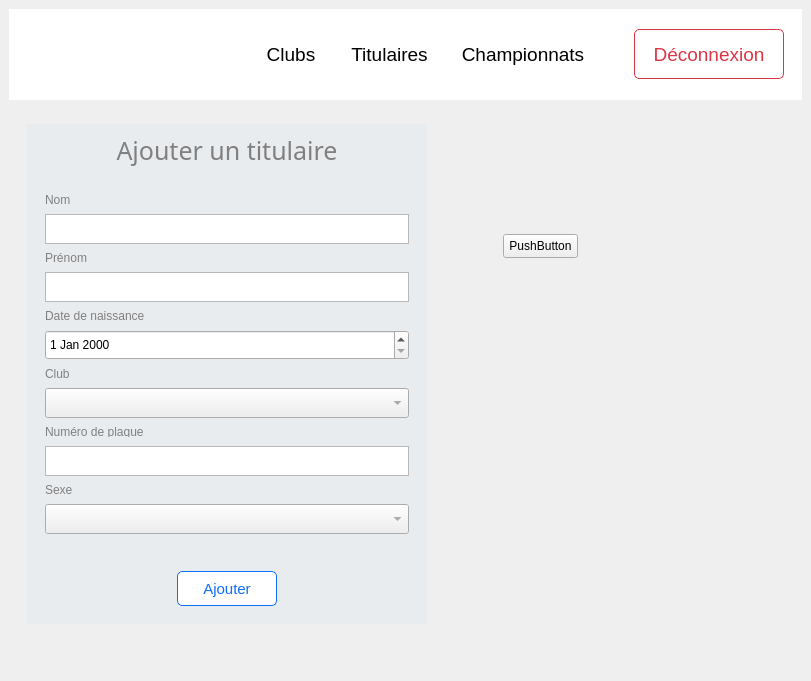
<?xml version="1.0" encoding="UTF-8"?>
<ui version="4.0">
 <class>MainWindow</class>
 <widget class="QMainWindow" name="MainWindow">
  <property name="geometry">
   <rect>
    <x>0</x>
    <y>0</y>
    <width>811</width>
    <height>681</height>
   </rect>
  </property>
  <property name="sizePolicy">
   <sizepolicy hsizetype="Fixed" vsizetype="Fixed">
    <horstretch>0</horstretch>
    <verstretch>0</verstretch>
   </sizepolicy>
  </property>
  <property name="windowTitle">
   <string>Ufolep - BMX Race</string>
  </property>
  <property name="styleSheet">
   <string notr="true">#MainWindow {
	margin: 0px;
padding! 0px
}</string>
  </property>
  <widget class="QWidget" name="centralwidget">
   <layout class="QVBoxLayout" name="verticalLayout">
    <item>
     <widget class="QWidget" name="widHeader" native="true">
      <property name="maximumSize">
       <size>
        <width>16777215</width>
        <height>100</height>
       </size>
      </property>
      <property name="styleSheet">
       <string notr="true">* {
	background-color: white;
}

/*boutons :*/
#wButtons {
	max-width: 400px;
}

#btnClubs {
	max-width: 80px;

}
#btnTitulaires {
	max-width: 105px;
}
#btnChampoinnat {
	max-width: 150px;
}

#btnDeconnexion {
	color: #dc3545;
	border: 1px solid #dc3545;
	border-radius:5px;
}

#btnDeconnexion:hover {
	background-color: #dc3545;
	color: white;
}</string>
      </property>
      <layout class="QHBoxLayout" name="horizontalLayout">
       <item>
        <widget class="QWidget" name="widLogo" native="true">
         <property name="maximumSize">
          <size>
           <width>230</width>
           <height>16777215</height>
          </size>
         </property>
         <layout class="QVBoxLayout" name="verticalLayoutLogo">
          <item>
           <widget class="QLabel" name="lblLogo">
            <property name="sizePolicy">
             <sizepolicy hsizetype="Preferred" vsizetype="Preferred">
              <horstretch>0</horstretch>
              <verstretch>0</verstretch>
             </sizepolicy>
            </property>
            <property name="minimumSize">
             <size>
              <width>200</width>
              <height>55</height>
             </size>
            </property>
            <property name="autoFillBackground">
             <bool>false</bool>
            </property>
            <property name="styleSheet">
             <string notr="true"/>
            </property>
            <property name="text">
             <string/>
            </property>
            <property name="pixmap">
             <pixmap>../img/logo.svg</pixmap>
            </property>
            <property name="scaledContents">
             <bool>true</bool>
            </property>
           </widget>
          </item>
         </layout>
        </widget>
       </item>
       <item>
        <widget class="QWidget" name="widButtons" native="true">
         <layout class="QHBoxLayout" name="horizontalLayout_2">
          <item>
           <widget class="QPushButton" name="btnClubs">
            <property name="sizePolicy">
             <sizepolicy hsizetype="Minimum" vsizetype="Preferred">
              <horstretch>0</horstretch>
              <verstretch>0</verstretch>
             </sizepolicy>
            </property>
            <property name="minimumSize">
             <size>
              <width>80</width>
              <height>0</height>
             </size>
            </property>
            <property name="font">
             <font>
              <pointsize>14</pointsize>
             </font>
            </property>
            <property name="cursor">
             <cursorShape>PointingHandCursor</cursorShape>
            </property>
            <property name="toolTip">
             <string>&lt;html&gt;&lt;head/&gt;&lt;body&gt;&lt;p&gt;&lt;span style=&quot; font-size:12pt;&quot;&gt;Club&lt;/span&gt;&lt;/p&gt;&lt;/body&gt;&lt;/html&gt;</string>
            </property>
            <property name="styleSheet">
             <string notr="true">color: rgba(0, 0, 0, .55);
border: none;</string>
            </property>
            <property name="text">
             <string>Clubs</string>
            </property>
           </widget>
          </item>
          <item>
           <widget class="QPushButton" name="btnTitulaires">
            <property name="sizePolicy">
             <sizepolicy hsizetype="Minimum" vsizetype="Preferred">
              <horstretch>0</horstretch>
              <verstretch>0</verstretch>
             </sizepolicy>
            </property>
            <property name="minimumSize">
             <size>
              <width>105</width>
              <height>0</height>
             </size>
            </property>
            <property name="maximumSize">
             <size>
              <width>105</width>
              <height>16777215</height>
             </size>
            </property>
            <property name="font">
             <font>
              <pointsize>14</pointsize>
             </font>
            </property>
            <property name="cursor">
             <cursorShape>PointingHandCursor</cursorShape>
            </property>
            <property name="styleSheet">
             <string notr="true">color: rgba(0, 0, 0, .55);
cursor: pointer;
border: none;</string>
            </property>
            <property name="text">
             <string>Titulaires</string>
            </property>
           </widget>
          </item>
          <item>
           <widget class="QPushButton" name="btnChampionnats">
            <property name="sizePolicy">
             <sizepolicy hsizetype="Minimum" vsizetype="Preferred">
              <horstretch>0</horstretch>
              <verstretch>0</verstretch>
             </sizepolicy>
            </property>
            <property name="minimumSize">
             <size>
              <width>150</width>
              <height>0</height>
             </size>
            </property>
            <property name="maximumSize">
             <size>
              <width>150</width>
              <height>16777215</height>
             </size>
            </property>
            <property name="font">
             <font>
              <pointsize>14</pointsize>
             </font>
            </property>
            <property name="cursor">
             <cursorShape>PointingHandCursor</cursorShape>
            </property>
            <property name="styleSheet">
             <string notr="true">color: rgba(0, 0, 0, .55);
cursor: pointer;
border: none;</string>
            </property>
            <property name="text">
             <string>Championnats</string>
            </property>
           </widget>
          </item>
         </layout>
        </widget>
       </item>
       <item alignment="Qt::AlignRight">
        <widget class="QWidget" name="widDeconnexion" native="true">
         <layout class="QVBoxLayout" name="verticalLayoutDeconnexion">
          <item>
           <widget class="QPushButton" name="btnDeconnexion">
            <property name="sizePolicy">
             <sizepolicy hsizetype="Minimum" vsizetype="Preferred">
              <horstretch>0</horstretch>
              <verstretch>0</verstretch>
             </sizepolicy>
            </property>
            <property name="minimumSize">
             <size>
              <width>150</width>
              <height>50</height>
             </size>
            </property>
            <property name="maximumSize">
             <size>
              <width>150</width>
              <height>50</height>
             </size>
            </property>
            <property name="font">
             <font>
              <pointsize>14</pointsize>
             </font>
            </property>
            <property name="cursor">
             <cursorShape>PointingHandCursor</cursorShape>
            </property>
            <property name="autoFillBackground">
             <bool>false</bool>
            </property>
            <property name="styleSheet">
             <string notr="true"/>
            </property>
            <property name="text">
             <string>Déconnexion</string>
            </property>
           </widget>
          </item>
         </layout>
        </widget>
       </item>
      </layout>
     </widget>
    </item>
    <item>
     <widget class="QWidget" name="widBody" native="true">
      <property name="maximumSize">
       <size>
        <width>16777215</width>
        <height>16777215</height>
       </size>
      </property>
      <property name="styleSheet">
       <string notr="true"/>
      </property>
      <layout class="QVBoxLayout" name="verticalLayout_4">
       <item>
        <widget class="QStackedWidget" name="widStacked">
         <property name="styleSheet">
          <string notr="true">#lblAddTitulaire{
	font-weight: 200;
	font-family: open-sans;
	font-size: 25px;
	color: #212529;

}

#tituLeft {
	background-color : #E9ECEF;
}

</string>
         </property>
         <property name="currentIndex">
          <number>1</number>
         </property>
         <widget class="QWidget" name="widClubs">
          <widget class="QPushButton" name="pushButton_2">
           <property name="geometry">
            <rect>
             <x>200</x>
             <y>50</y>
             <width>75</width>
             <height>23</height>
            </rect>
           </property>
           <property name="text">
            <string>non</string>
           </property>
          </widget>
         </widget>
         <widget class="QWidget" name="widTitulaires">
          <layout class="QHBoxLayout" name="horizontalLayout_3">
           <item alignment="Qt::AlignTop">
            <widget class="QWidget" name="tituLeft" native="true">
             <property name="sizePolicy">
              <sizepolicy hsizetype="Preferred" vsizetype="Preferred">
               <horstretch>0</horstretch>
               <verstretch>0</verstretch>
              </sizepolicy>
             </property>
             <property name="minimumSize">
              <size>
               <width>0</width>
               <height>500</height>
              </size>
             </property>
             <property name="maximumSize">
              <size>
               <width>400</width>
               <height>800</height>
              </size>
             </property>
             <property name="layoutDirection">
              <enum>Qt::LeftToRight</enum>
             </property>
             <property name="styleSheet">
              <string notr="true">* {
color: grey;
}</string>
             </property>
             <layout class="QVBoxLayout" name="verticalLayout_8">
              <property name="topMargin">
               <number>0</number>
              </property>
              <item>
               <widget class="QWidget" name="widTitulairesTitle" native="true">
                <property name="styleSheet">
                 <string notr="true">color: black;</string>
                </property>
                <layout class="QVBoxLayout" name="verticalLayout_6">
                 <item>
                  <widget class="QLabel" name="lblAddTitulaire">
                   <property name="maximumSize">
                    <size>
                     <width>16777215</width>
                     <height>100</height>
                    </size>
                   </property>
                   <property name="styleSheet">
                    <string notr="true">color: grey;</string>
                   </property>
                   <property name="text">
                    <string>Ajouter un titulaire</string>
                   </property>
                   <property name="alignment">
                    <set>Qt::AlignCenter</set>
                   </property>
                   <property name="margin">
                    <number>0</number>
                   </property>
                  </widget>
                 </item>
                </layout>
               </widget>
              </item>
              <item>
               <widget class="QWidget" name="widget" native="true">
                <layout class="QVBoxLayout" name="verticalLayout_5">
                 <item>
                  <widget class="QLabel" name="t_lblName">
                   <property name="maximumSize">
                    <size>
                     <width>16777215</width>
                     <height>10</height>
                    </size>
                   </property>
                   <property name="font">
                    <font/>
                   </property>
                   <property name="text">
                    <string>Nom</string>
                   </property>
                  </widget>
                 </item>
                 <item>
                  <widget class="QTextEdit" name="t_txtName">
                   <property name="minimumSize">
                    <size>
                     <width>0</width>
                     <height>30</height>
                    </size>
                   </property>
                   <property name="maximumSize">
                    <size>
                     <width>16777215</width>
                     <height>30</height>
                    </size>
                   </property>
                   <property name="styleSheet">
                    <string notr="true">color: red;
-webkit-text-security: disc; 
</string>
                   </property>
                   <property name="html">
                    <string>&lt;!DOCTYPE HTML PUBLIC &quot;-//W3C//DTD HTML 4.0//EN&quot; &quot;http://www.w3.org/TR/REC-html40/strict.dtd&quot;&gt;
&lt;html&gt;&lt;head&gt;&lt;meta name=&quot;qrichtext&quot; content=&quot;1&quot; /&gt;&lt;meta charset=&quot;utf-8&quot; /&gt;&lt;style type=&quot;text/css&quot;&gt;
p, li { white-space: pre-wrap; }
&lt;/style&gt;&lt;/head&gt;&lt;body style=&quot; font-family:'Segoe UI'; font-size:9pt; font-weight:400; font-style:normal;&quot;&gt;
&lt;p style=&quot;-qt-paragraph-type:empty; margin-top:0px; margin-bottom:0px; margin-left:0px; margin-right:0px; -qt-block-indent:0; text-indent:0px; font-family:'MS Shell Dlg 2'; font-size:8.25pt;&quot;&gt;&lt;br /&gt;&lt;/p&gt;&lt;/body&gt;&lt;/html&gt;</string>
                   </property>
                   <property name="placeholderText">
                    <string/>
                   </property>
                  </widget>
                 </item>
                 <item>
                  <widget class="QLabel" name="t_lblFName">
                   <property name="maximumSize">
                    <size>
                     <width>16777215</width>
                     <height>10</height>
                    </size>
                   </property>
                   <property name="font">
                    <font/>
                   </property>
                   <property name="text">
                    <string>Prénom</string>
                   </property>
                  </widget>
                 </item>
                 <item>
                  <widget class="QTextEdit" name="t_txtFName">
                   <property name="minimumSize">
                    <size>
                     <width>0</width>
                     <height>30</height>
                    </size>
                   </property>
                   <property name="maximumSize">
                    <size>
                     <width>16777215</width>
                     <height>30</height>
                    </size>
                   </property>
                   <property name="styleSheet">
                    <string notr="true">color: black;</string>
                   </property>
                   <property name="placeholderText">
                    <string/>
                   </property>
                  </widget>
                 </item>
                 <item>
                  <widget class="QLabel" name="t_lblBirthDate">
                   <property name="maximumSize">
                    <size>
                     <width>16777215</width>
                     <height>10</height>
                    </size>
                   </property>
                   <property name="font">
                    <font/>
                   </property>
                   <property name="text">
                    <string>Date de naissance</string>
                   </property>
                  </widget>
                 </item>
                 <item>
                  <widget class="QDateEdit" name="t_birthDate">
                   <property name="minimumSize">
                    <size>
                     <width>0</width>
                     <height>30</height>
                    </size>
                   </property>
                   <property name="font">
                    <font/>
                   </property>
                   <property name="styleSheet">
                    <string notr="true">color: black;</string>
                   </property>
                  </widget>
                 </item>
                 <item>
                  <widget class="QLabel" name="t_lblClub">
                   <property name="maximumSize">
                    <size>
                     <width>16777215</width>
                     <height>10</height>
                    </size>
                   </property>
                   <property name="font">
                    <font/>
                   </property>
                   <property name="text">
                    <string>Club</string>
                   </property>
                  </widget>
                 </item>
                 <item>
                  <widget class="QComboBox" name="t_listClub">
                   <property name="minimumSize">
                    <size>
                     <width>0</width>
                     <height>30</height>
                    </size>
                   </property>
                   <property name="maximumSize">
                    <size>
                     <width>16777215</width>
                     <height>30</height>
                    </size>
                   </property>
                  </widget>
                 </item>
                 <item>
                  <widget class="QLabel" name="t_lblPlaque">
                   <property name="maximumSize">
                    <size>
                     <width>16777215</width>
                     <height>10</height>
                    </size>
                   </property>
                   <property name="text">
                    <string>Numéro de plaque</string>
                   </property>
                  </widget>
                 </item>
                 <item>
                  <widget class="QTextEdit" name="t_txtPlaque">
                   <property name="minimumSize">
                    <size>
                     <width>0</width>
                     <height>30</height>
                    </size>
                   </property>
                   <property name="maximumSize">
                    <size>
                     <width>16777215</width>
                     <height>30</height>
                    </size>
                   </property>
                   <property name="styleSheet">
                    <string notr="true">color: black;</string>
                   </property>
                   <property name="placeholderText">
                    <string/>
                   </property>
                  </widget>
                 </item>
                 <item>
                  <widget class="QLabel" name="t_lblSexe">
                   <property name="maximumSize">
                    <size>
                     <width>16777215</width>
                     <height>10</height>
                    </size>
                   </property>
                   <property name="text">
                    <string>Sexe</string>
                   </property>
                  </widget>
                 </item>
                 <item>
                  <widget class="QComboBox" name="comboBox">
                   <property name="minimumSize">
                    <size>
                     <width>0</width>
                     <height>30</height>
                    </size>
                   </property>
                   <property name="maximumSize">
                    <size>
                     <width>16777215</width>
                     <height>30</height>
                    </size>
                   </property>
                  </widget>
                 </item>
                </layout>
               </widget>
              </item>
              <item>
               <widget class="QWidget" name="widBtnAdd" native="true">
                <property name="styleSheet">
                 <string notr="true">#t_btnAdd {
	background-color: white;
	color: #0d6efd;
	border: 1px solid #0d6efd;
	border-radius: 5px;
	font-size: 15px;
}
#t_btnAdd:hover {
	background-color:#0d6efd ;
	color:  white;
}</string>
                </property>
                <layout class="QVBoxLayout" name="verticalLayout_7">
                 <item alignment="Qt::AlignHCenter">
                  <widget class="QPushButton" name="t_btnAdd">
                   <property name="minimumSize">
                    <size>
                     <width>100</width>
                     <height>35</height>
                    </size>
                   </property>
                   <property name="maximumSize">
                    <size>
                     <width>100</width>
                     <height>35</height>
                    </size>
                   </property>
                   <property name="styleSheet">
                    <string notr="true"/>
                   </property>
                   <property name="text">
                    <string>Ajouter</string>
                   </property>
                  </widget>
                 </item>
                </layout>
               </widget>
              </item>
             </layout>
            </widget>
           </item>
           <item>
            <widget class="QWidget" name="tituRight" native="true">
             <property name="minimumSize">
              <size>
               <width>0</width>
               <height>30</height>
              </size>
             </property>
             <widget class="QPushButton" name="pushButton_3">
              <property name="geometry">
               <rect>
                <x>70</x>
                <y>110</y>
                <width>75</width>
                <height>24</height>
               </rect>
              </property>
              <property name="text">
               <string>PushButton</string>
              </property>
             </widget>
            </widget>
           </item>
          </layout>
         </widget>
         <widget class="QWidget" name="widChampionnats">
          <widget class="QPushButton" name="pushButton">
           <property name="geometry">
            <rect>
             <x>290</x>
             <y>100</y>
             <width>75</width>
             <height>23</height>
            </rect>
           </property>
           <property name="text">
            <string>oui</string>
           </property>
          </widget>
         </widget>
        </widget>
       </item>
      </layout>
     </widget>
    </item>
   </layout>
  </widget>
  <action name="actionoui">
   <property name="text">
    <string>oui</string>
   </property>
  </action>
 </widget>
 <resources/>
 <connections/>
</ui>
